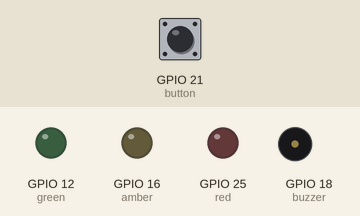
This program was run on a simulated Raspberry Pi (BCM pin numbers). Shown: output pins drawn as LEDs (lit = HIGH), buzzer (waves = sounding, pin HIGH). Inputs (shaded band) come from the test bench; at power-on: GPIO 21 (button) HIGH.

Above: at 1.2 s.
1.3 s: GPIO 21 (button) pulled LOW for 0.15 s
At 1.8 s:
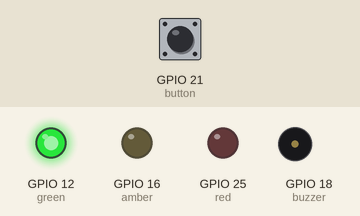
At 6.1 s:
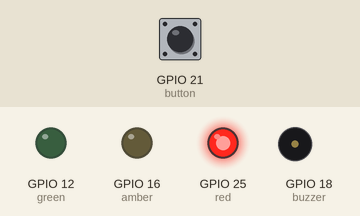
7.4 s: GPIO 21 (button) pulled LOW for 1 s
At 11.1 s:
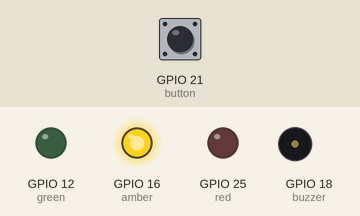
Timing chart, 0 to 16.8 s (numbered marks = the images above; inputs shaded):
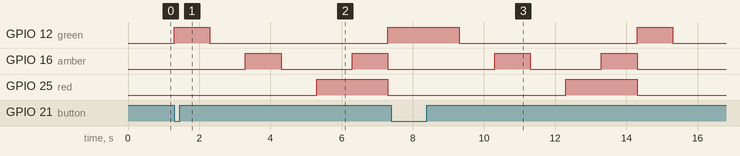

Measured:
- after the input at 1.3 s, GPIO 12 (green): LOW → HIGH at once, → LOW 1.0 s later, → HIGH 5.0 s later; GPIO 16 (amber): alternates HIGH for 1.0 s and LOW for 2.0 s, starting after 2.0 s; GPIO 25 (red): LOW → HIGH after 4.0 s, → LOW 2.0 s later
- after the input at 7.4 s, GPIO 12 (green): HIGH → LOW after 1.9 s instead of 0.90 s; GPIO 16 (amber): alternates HIGH for 1.0 s and LOW for 2.0 s, starting after 2.9 s; GPIO 25 (red): LOW → HIGH after 4.9 s, → LOW 2.0 s later

The program:

trafficlights.py
```python
from gpiozero import Button, TrafficLights, Buzzer
from time import sleep

button = Button(21)
lights = TrafficLights(25, 16, 12)
buzzer = Buzzer(18)

while True:
    button.wait_for_press()
    lights.green.on()
    sleep(1)
    lights.green.off()
    sleep(1)
    lights.amber.on()
    sleep(1)
    lights.amber.off()
    sleep(1)
    lights.red.on()
    sleep(1)
    lights.amber.on()
    sleep(1)
    lights.off()
    lights.green.on()
    sleep(1)
    lights.off()
```
